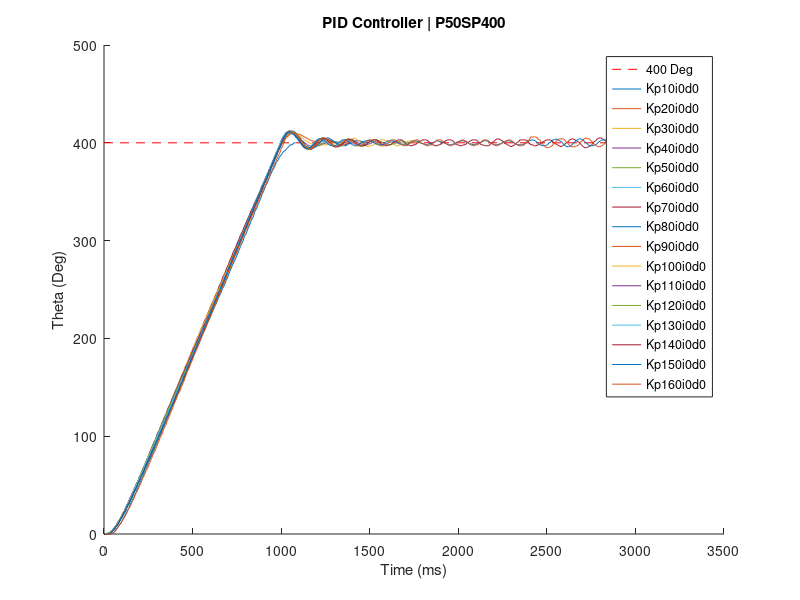

Source code (MATLAB):
figure(1);
hold on;
xlabel('Time (ms)');
ylabel('Theta (Deg)');
title('PID Controller | P50SP400');
plot([0 3000], [400 400], 'r--');
Kp10i0d0 = [23.0, 0; 39.0, 0; 49.0, 1; 59.0, 2; 69.0, 5; 79.0, 7; 89.0, 10; 99.0, 12; 109.0, 16; 119.0, 19; 129.0, 23; 139.0, 26; 149.0, 31; 159.0, 34; 169.0, 38; 179.0, 42; 189.0, 47; 199.0, 50; 209.0, 55; 219.0, 58; 229.0, 64; 239.0, 67; 249.0, 72; 259.0, 76; 269.0, 80; 279.0, 84; 289.0, 89; 299.0, 93; 309.0, 98; 319.0, 101; 329.0, 107; 339.0, 110; 349.0, 115; 359.0, 119; 369.0, 124; 379.0, 128; 389.0, 133; 399.0, 136; 409.0, 142; 419.0, 145; 429.0, 150; 439.0, 154; 449.0, 159; 459.0, 162; 469.0, 168; 479.0, 171; 489.0, 176; 499.0, 180; 509.0, 185; 519.0, 188; 529.0, 193; 539.0, 196; 549.0, 202; 559.0, 205; 569.0, 210; 579.0, 213; 589.0, 218; 599.0, 221; 609.0, 226; 619.0, 230; 629.0, 234; 639.0, 238; 649.0, 243; 659.0, 246; 669.0, 251; 679.0, 254; 689.0, 259; 699.0, 263; 709.0, 268; 728.0, 276; 741.0, 281; 762.0, 290; 772.0, 295; 782.0, 298; 792.0, 304; 802.0, 307; 812.0, 312; 822.0, 316; 832.0, 321; 842.0, 324; 852.0, 330; 862.0, 333; 872.0, 338; 882.0, 342; 892.0, 347; 902.0, 351; 912.0, 356; 922.0, 359; 932.0, 364; 942.0, 368; 952.0, 372; 962.0, 375; 972.0, 380; 982.0, 382; 992.0, 386; 1002.0, 388; 1012.0, 391; 1022.0, 392; 1032.0, 394; 1042.0, 396; 1052.0, 398; 1062.0, 398; 1072.0, 400; 1082.0, 400; ];
plot(Kp10i0d0(:,1),Kp10i0d0(:,2))
% y = max(Kp10i0d0(:,2));
% x = Kp10i0d0(find(Kp10i0d0(:,2) == max(y), 1, 'first'));
% text(x, y, 'Kp10i0d0');
% pause;

Kp20i0d0 = [10.0, 0; 20.0, 0; 30.0, 0; 40.0, 2; 50.0, 4; 60.0, 6; 70.0, 8; 80.0, 12; 90.0, 14; 100.0, 18; 110.0, 21; 120.0, 25; 130.0, 28; 140.0, 33; 150.0, 36; 160.0, 41; 170.0, 44; 180.0, 49; 190.0, 52; 200.0, 58; 210.0, 61; 220.0, 66; 230.0, 70; 240.0, 75; 250.0, 78; 260.0, 83; 270.0, 87; 280.0, 92; 290.0, 96; 300.0, 101; 310.0, 104; 320.0, 110; 330.0, 113; 340.0, 118; 350.0, 122; 360.0, 127; 370.0, 130; 380.0, 135; 390.0, 139; 400.0, 144; 410.0, 147; 420.0, 152; 430.0, 156; 440.0, 160; 450.0, 164; 460.0, 169; 470.0, 172; 480.0, 177; 490.0, 180; 500.0, 185; 510.0, 188; 520.0, 193; 530.0, 197; 540.0, 202; 550.0, 205; 560.0, 210; 570.0, 213; 580.0, 218; 590.0, 222; 600.0, 226; 610.0, 230; 620.0, 235; 630.0, 238; 640.0, 243; 650.0, 247; 660.0, 252; 670.0, 256; 680.0, 261; 690.0, 264; 700.0, 269; 710.0, 273; 720.0, 278; 730.0, 281; 740.0, 287; 750.0, 290; 760.0, 295; 770.0, 299; 780.0, 304; 790.0, 308; 800.0, 313; 810.0, 316; 820.0, 322; 830.0, 325; 840.0, 330; 850.0, 334; 860.0, 339; 870.0, 342; 880.0, 348; 890.0, 351; 900.0, 356; 910.0, 360; 920.0, 365; 930.0, 369; 940.0, 374; 950.0, 378; 960.0, 383; 970.0, 386; 980.0, 391; 990.0, 394; 1000.0, 398; 1010.0, 400; 1020.0, 404; 1032.0, 406; 1042.0, 407; 1052.0, 409; 1062.0, 409; 1072.0, 410; 1082.0, 410; 1092.0, 409; 1102.0, 409; 1112.0, 408; 1122.0, 407; 1132.0, 406; 1142.0, 405; 1152.0, 404; 1162.0, 403; 1172.0, 402; 1182.0, 402; 1192.0, 401; 1202.0, 401; 1212.0, 400; 1222.0, 400; ];
plot(Kp20i0d0(:,1),Kp20i0d0(:,2))
% y = max(Kp20i0d0(:,2));
% x = Kp20i0d0(find(Kp20i0d0(:,2) == max(y), 1, 'first'));
% text(x, y, 'Kp20i0d0');
% pause;

Kp30i0d0 = [10.0, 0; 20.0, 0; 30.0, 0; 40.0, 2; 50.0, 4; 60.0, 6; 70.0, 8; 80.0, 12; 90.0, 14; 100.0, 18; 110.0, 21; 120.0, 26; 130.0, 28; 140.0, 33; 150.0, 36; 160.0, 41; 170.0, 44; 180.0, 50; 190.0, 53; 200.0, 58; 210.0, 61; 220.0, 66; 230.0, 70; 240.0, 75; 250.0, 78; 260.0, 84; 270.0, 87; 280.0, 92; 290.0, 95; 300.0, 100; 310.0, 104; 320.0, 109; 330.0, 112; 340.0, 117; 350.0, 120; 360.0, 126; 370.0, 129; 380.0, 134; 390.0, 137; 400.0, 142; 410.0, 145; 420.0, 150; 430.0, 154; 440.0, 158; 450.0, 162; 460.0, 167; 470.0, 170; 480.0, 175; 490.0, 178; 501.0, 183; 511.0, 188; 521.0, 192; 531.0, 197; 541.0, 200; 551.0, 205; 561.0, 209; 571.0, 214; 581.0, 217; 591.0, 222; 601.0, 226; 611.0, 231; 621.0, 234; 631.0, 240; 641.0, 243; 651.0, 248; 661.0, 252; 671.0, 257; 681.0, 260; 691.0, 266; 701.0, 269; 711.0, 274; 721.0, 278; 731.0, 283; 741.0, 287; 751.0, 292; 761.0, 296; 771.0, 301; 781.0, 304; 791.0, 310; 801.0, 313; 811.0, 318; 821.0, 322; 831.0, 327; 841.0, 331; 851.0, 336; 861.0, 340; 871.0, 345; 881.0, 348; 891.0, 354; 901.0, 357; 911.0, 362; 921.0, 366; 931.0, 371; 941.0, 374; 951.0, 380; 961.0, 383; 971.0, 389; 981.0, 392; 991.0, 397; 1001.0, 400; 1011.0, 404; 1021.0, 406; 1031.0, 408; 1041.0, 410; 1051.0, 411; 1061.0, 411; 1071.0, 411; 1081.0, 410; 1091.0, 409; 1101.0, 408; 1111.0, 406; 1121.0, 405; 1131.0, 403; 1141.0, 402; 1151.0, 401; 1161.0, 400; 1171.0, 399; 1181.0, 398; 1191.0, 398; 1201.0, 398; 1211.0, 397; 1221.0, 397; 1231.0, 398; 1241.0, 398; 1251.0, 398; 1261.0, 398; 1271.0, 399; 1281.0, 399; 1291.0, 400; 1301.0, 400; ];
plot(Kp30i0d0(:,1),Kp30i0d0(:,2))
% y = max(Kp30i0d0(:,2));
% x = Kp30i0d0(find(Kp30i0d0(:,2) == max(y), 1, 'first'));
% text(x, y, 'Kp30i0d0');
% pause;

Kp40i0d0 = [10.0, 0; 20.0, 0; 30.0, 1; 40.0, 2; 50.0, 4; 60.0, 6; 70.0, 9; 80.0, 12; 90.0, 15; 100.0, 18; 110.0, 22; 120.0, 25; 130.0, 30; 140.0, 33; 150.0, 38; 160.0, 41; 170.0, 46; 180.0, 49; 190.0, 54; 200.0, 57; 210.0, 62; 220.0, 65; 230.0, 70; 240.0, 73; 250.0, 78; 260.0, 82; 270.0, 86; 280.0, 90; 290.0, 95; 300.0, 98; 310.0, 103; 320.0, 106; 330.0, 111; 340.0, 114; 350.0, 119; 360.0, 123; 370.0, 128; 380.0, 131; 390.0, 136; 400.0, 139; 410.0, 144; 420.0, 148; 430.0, 153; 440.0, 156; 450.0, 161; 460.0, 165; 470.0, 170; 480.0, 173; 490.0, 178; 500.0, 182; 510.0, 187; 520.0, 190; 530.0, 196; 540.0, 199; 550.0, 204; 560.0, 208; 570.0, 213; 580.0, 217; 590.0, 222; 600.0, 225; 610.0, 231; 620.0, 234; 630.0, 239; 640.0, 243; 650.0, 248; 660.0, 252; 670.0, 257; 680.0, 260; 690.0, 266; 700.0, 269; 710.0, 274; 720.0, 278; 730.0, 283; 740.0, 287; 750.0, 292; 760.0, 295; 770.0, 301; 780.0, 304; 790.0, 310; 800.0, 313; 810.0, 318; 820.0, 322; 830.0, 327; 840.0, 331; 850.0, 336; 860.0, 340; 870.0, 345; 880.0, 348; 890.0, 354; 900.0, 357; 910.0, 362; 920.0, 366; 930.0, 371; 940.0, 375; 950.0, 380; 960.0, 383; 970.0, 389; 980.0, 392; 990.0, 397; 1000.0, 400; 1011.0, 404; 1021.0, 407; 1031.0, 409; 1041.0, 410; 1051.0, 411; 1061.0, 411; 1071.0, 410; 1081.0, 409; 1091.0, 407; 1101.0, 405; 1111.0, 403; 1121.0, 402; 1131.0, 400; 1141.0, 399; 1151.0, 397; 1161.0, 397; 1171.0, 396; 1181.0, 396; 1191.0, 396; 1201.0, 397; 1211.0, 397; 1221.0, 398; 1231.0, 399; 1241.0, 399; 1251.0, 400; 1261.0, 400; ];
plot(Kp40i0d0(:,1),Kp40i0d0(:,2))
% y = max(Kp40i0d0(:,2));
% x = Kp40i0d0(find(Kp40i0d0(:,2) == max(y), 1, 'first'));
% text(x, y, 'Kp40i0d0');
% pause;

Kp50i0d0 = [13.0, 0; 23.0, 0; 33.0, 1; 43.0, 2; 53.0, 4; 63.0, 6; 73.0, 9; 83.0, 11; 93.0, 15; 103.0, 17; 113.0, 21; 123.0, 24; 133.0, 29; 143.0, 31; 153.0, 36; 163.0, 39; 173.0, 44; 183.0, 47; 193.0, 51; 203.0, 55; 213.0, 59; 223.0, 63; 233.0, 67; 243.0, 71; 253.0, 76; 263.0, 79; 273.0, 84; 283.0, 87; 293.0, 92; 303.0, 95; 313.0, 100; 330.0, 107; 340.0, 112; 350.0, 115; 360.0, 120; 370.0, 124; 380.0, 129; 390.0, 132; 400.0, 137; 410.0, 141; 420.0, 146; 430.0, 149; 440.0, 155; 450.0, 158; 460.0, 163; 470.0, 167; 480.0, 172; 490.0, 176; 500.0, 181; 510.0, 184; 520.0, 190; 530.0, 193; 540.0, 199; 550.0, 202; 560.0, 207; 573.0, 213; 583.0, 216; 593.0, 221; 603.0, 225; 613.0, 230; 623.0, 233; 633.0, 239; 643.0, 242; 653.0, 248; 663.0, 251; 673.0, 256; 683.0, 260; 693.0, 265; 703.0, 269; 713.0, 274; 723.0, 277; 733.0, 283; 743.0, 286; 753.0, 291; 763.0, 295; 773.0, 300; 783.0, 304; 793.0, 309; 803.0, 313; 813.0, 318; 823.0, 321; 833.0, 327; 843.0, 330; 853.0, 336; 863.0, 339; 873.0, 344; 883.0, 348; 893.0, 353; 903.0, 357; 913.0, 362; 923.0, 365; 933.0, 370; 943.0, 374; 953.0, 379; 963.0, 382; 973.0, 387; 983.0, 391; 993.0, 396; 1003.0, 399; 1013.0, 403; 1023.0, 406; 1033.0, 408; 1043.0, 409; 1055.0, 410; 1065.0, 410; 1075.0, 409; 1085.0, 407; 1095.0, 405; 1105.0, 403; 1115.0, 401; 1125.0, 399; 1135.0, 397; 1145.0, 396; 1155.0, 396; 1165.0, 395; 1175.0, 395; 1185.0, 396; 1195.0, 397; 1205.0, 397; 1215.0, 398; 1225.0, 399; 1235.0, 400; 1245.0, 401; 1255.0, 401; 1265.0, 402; 1275.0, 402; 1285.0, 402; 1295.0, 402; 1305.0, 401; 1315.0, 401; 1325.0, 401; 1335.0, 401; 1345.0, 400; 1355.0, 400; ];
plot(Kp50i0d0(:,1),Kp50i0d0(:,2))
% y = max(Kp50i0d0(:,2));
% x = Kp50i0d0(find(Kp50i0d0(:,2) == max(y), 1, 'first'));
% text(x, y, 'Kp50i0d0');
% pause;

Kp60i0d0 = [10.0, 0; 20.0, 0; 30.0, 1; 40.0, 2; 50.0, 4; 60.0, 7; 70.0, 9; 80.0, 12; 90.0, 14; 100.0, 18; 110.0, 21; 120.0, 25; 130.0, 28; 140.0, 33; 150.0, 35; 160.0, 40; 170.0, 43; 180.0, 48; 190.0, 51; 200.0, 56; 210.0, 59; 220.0, 64; 230.0, 67; 240.0, 73; 250.0, 76; 260.0, 81; 270.0, 84; 280.0, 89; 290.0, 93; 300.0, 98; 310.0, 101; 320.0, 107; 330.0, 110; 340.0, 115; 350.0, 119; 360.0, 124; 370.0, 127; 380.0, 133; 390.0, 136; 400.0, 141; 410.0, 145; 420.0, 150; 430.0, 154; 440.0, 159; 450.0, 163; 460.0, 168; 470.0, 171; 480.0, 177; 490.0, 180; 500.0, 185; 510.0, 189; 520.0, 194; 530.0, 198; 540.0, 203; 550.0, 206; 560.0, 212; 570.0, 215; 580.0, 220; 590.0, 224; 600.0, 229; 610.0, 233; 620.0, 238; 630.0, 242; 640.0, 247; 650.0, 250; 660.0, 256; 670.0, 259; 680.0, 264; 690.0, 268; 700.0, 273; 710.0, 277; 720.0, 282; 730.0, 285; 740.0, 291; 750.0, 294; 760.0, 300; 770.0, 303; 780.0, 308; 790.0, 312; 800.0, 317; 810.0, 321; 820.0, 326; 830.0, 329; 840.0, 334; 850.0, 338; 860.0, 343; 870.0, 346; 880.0, 351; 890.0, 355; 900.0, 360; 910.0, 363; 920.0, 368; 930.0, 371; 940.0, 376; 950.0, 379; 960.0, 384; 970.0, 388; 980.0, 393; 990.0, 396; 1000.0, 401; 1010.0, 403; 1020.0, 407; 1030.0, 408; 1040.0, 410; 1050.0, 410; 1060.0, 409; 1070.0, 408; 1080.0, 406; 1090.0, 404; 1100.0, 402; 1110.0, 400; 1120.0, 398; 1130.0, 397; 1140.0, 396; 1150.0, 395; 1160.0, 395; 1170.0, 395; 1180.0, 397; 1190.0, 397; 1200.0, 399; 1210.0, 399; 1220.0, 401; 1230.0, 401; 1240.0, 402; 1250.0, 402; 1260.0, 402; 1270.0, 402; 1280.0, 401; 1290.0, 401; 1300.0, 401; 1310.0, 401; 1320.0, 400; 1330.0, 400; ];
plot(Kp60i0d0(:,1),Kp60i0d0(:,2))
% y = max(Kp60i0d0(:,2));
% x = Kp60i0d0(find(Kp60i0d0(:,2) == max(y), 1, 'first'));
% text(x, y, 'Kp60i0d0');
% pause;

Kp70i0d0 = [10.0, 0; 20.0, 0; 30.0, 1; 40.0, 2; 50.0, 4; 60.0, 6; 70.0, 9; 80.0, 12; 90.0, 15; 100.0, 18; 110.0, 22; 120.0, 25; 130.0, 29; 140.0, 32; 150.0, 37; 160.0, 40; 170.0, 45; 180.0, 48; 190.0, 53; 200.0, 56; 210.0, 62; 220.0, 65; 230.0, 70; 240.0, 73; 250.0, 78; 260.0, 82; 270.0, 87; 280.0, 91; 290.0, 96; 300.0, 99; 310.0, 104; 320.0, 108; 330.0, 113; 340.0, 117; 350.0, 122; 360.0, 126; 370.0, 131; 380.0, 134; 390.0, 140; 400.0, 143; 410.0, 148; 420.0, 152; 430.0, 157; 440.0, 160; 450.0, 166; 460.0, 169; 470.0, 175; 480.0, 178; 490.0, 183; 501.0, 187; 511.0, 192; 521.0, 196; 531.0, 201; 541.0, 205; 551.0, 210; 561.0, 213; 571.0, 219; 581.0, 222; 591.0, 227; 601.0, 231; 611.0, 236; 621.0, 240; 631.0, 245; 641.0, 248; 651.0, 254; 661.0, 257; 671.0, 263; 681.0, 266; 691.0, 271; 701.0, 275; 711.0, 280; 721.0, 284; 731.0, 289; 741.0, 292; 751.0, 297; 761.0, 301; 771.0, 306; 781.0, 309; 791.0, 314; 801.0, 318; 811.0, 322; 821.0, 326; 831.0, 331; 841.0, 334; 851.0, 339; 861.0, 342; 871.0, 347; 881.0, 350; 891.0, 356; 901.0, 359; 911.0, 364; 921.0, 367; 931.0, 372; 941.0, 375; 951.0, 380; 961.0, 384; 971.0, 389; 981.0, 392; 991.0, 397; 1001.0, 401; 1011.0, 405; 1021.0, 408; 1031.0, 410; 1041.0, 411; 1051.0, 411; 1061.0, 410; 1071.0, 409; 1081.0, 408; 1091.0, 405; 1101.0, 403; 1111.0, 400; 1121.0, 398; 1131.0, 396; 1141.0, 395; 1151.0, 394; 1161.0, 394; 1171.0, 394; 1181.0, 395; 1191.0, 397; 1201.0, 398; 1211.0, 400; 1221.0, 401; 1231.0, 403; 1241.0, 403; 1251.0, 404; 1261.0, 404; 1271.0, 403; 1281.0, 402; 1291.0, 401; 1301.0, 401; 1311.0, 400; 1321.0, 399; 1331.0, 398; 1341.0, 398; 1351.0, 398; 1361.0, 398; 1371.0, 399; 1381.0, 399; 1391.0, 400; 1401.0, 400; ];
plot(Kp70i0d0(:,1),Kp70i0d0(:,2))
% y = max(Kp70i0d0(:,2));
% x = Kp70i0d0(find(Kp70i0d0(:,2) == max(y), 1, 'first'));
% text(x, y, 'Kp70i0d0');
% pause;

Kp80i0d0 = [15.0, 0; 25.0, 1; 35.0, 1; 45.0, 3; 55.0, 4; 65.0, 7; 75.0, 9; 85.0, 12; 95.0, 15; 105.0, 19; 115.0, 21; 125.0, 26; 135.0, 29; 145.0, 33; 155.0, 36; 165.0, 41; 175.0, 45; 185.0, 49; 195.0, 53; 205.0, 58; 215.0, 61; 225.0, 66; 235.0, 70; 245.0, 75; 265.0, 83; 275.0, 87; 285.0, 92; 295.0, 96; 305.0, 101; 315.0, 104; 325.0, 109; 335.0, 113; 345.0, 118; 355.0, 122; 365.0, 127; 375.0, 131; 385.0, 136; 395.0, 139; 405.0, 145; 415.0, 148; 425.0, 153; 435.0, 157; 445.0, 162; 455.0, 166; 465.0, 171; 475.0, 175; 485.0, 180; 495.0, 183; 505.0, 188; 515.0, 192; 525.0, 197; 535.0, 201; 545.0, 206; 555.0, 209; 565.0, 215; 575.0, 218; 585.0, 223; 595.0, 227; 605.0, 232; 615.0, 236; 625.0, 241; 635.0, 244; 645.0, 249; 655.0, 253; 665.0, 258; 675.0, 261; 685.0, 266; 695.0, 270; 705.0, 275; 715.0, 278; 725.0, 283; 735.0, 286; 745.0, 291; 755.0, 295; 765.0, 299; 775.0, 303; 785.0, 308; 795.0, 311; 805.0, 316; 815.0, 319; 825.0, 324; 835.0, 327; 845.0, 333; 855.0, 336; 865.0, 341; 875.0, 344; 885.0, 349; 895.0, 353; 905.0, 358; 915.0, 361; 925.0, 366; 935.0, 369; 945.0, 375; 955.0, 378; 965.0, 383; 975.0, 387; 985.0, 392; 995.0, 395; 1005.0, 401; 1015.0, 404; 1027.0, 408; 1037.0, 411; 1047.0, 412; 1057.0, 412; 1067.0, 412; 1077.0, 411; 1087.0, 409; 1097.0, 407; 1107.0, 405; 1117.0, 402; 1127.0, 400; 1137.0, 397; 1147.0, 395; 1157.0, 394; 1167.0, 393; 1177.0, 394; 1187.0, 395; 1197.0, 396; 1207.0, 398; 1217.0, 400; 1227.0, 402; 1237.0, 403; 1247.0, 404; 1257.0, 405; 1267.0, 405; 1277.0, 404; 1287.0, 403; 1297.0, 401; 1307.0, 400; 1317.0, 399; 1327.0, 398; 1337.0, 397; 1347.0, 397; 1357.0, 397; 1367.0, 397; 1377.0, 399; 1387.0, 399; 1397.0, 400; 1407.0, 401; 1417.0, 402; 1427.0, 402; 1437.0, 402; 1447.0, 402; 1457.0, 401; 1467.0, 401; 1477.0, 400; 1487.0, 400; ];
plot(Kp80i0d0(:,1),Kp80i0d0(:,2))
% y = max(Kp80i0d0(:,2));
% x = Kp80i0d0(find(Kp80i0d0(:,2) == max(y), 1, 'first'));
% text(x, y, 'Kp80i0d0');
% pause;

Kp90i0d0 = [10.0, 0; 20.0, 0; 30.0, 0; 40.0, 2; 50.0, 4; 60.0, 6; 70.0, 9; 80.0, 12; 90.0, 14; 100.0, 19; 110.0, 21; 120.0, 26; 130.0, 29; 140.0, 33; 150.0, 36; 160.0, 41; 170.0, 45; 180.0, 50; 190.0, 53; 200.0, 58; 210.0, 62; 220.0, 67; 230.0, 70; 240.0, 75; 250.0, 79; 260.0, 84; 270.0, 88; 280.0, 92; 290.0, 96; 300.0, 101; 310.0, 105; 320.0, 110; 330.0, 114; 340.0, 119; 350.0, 122; 360.0, 128; 370.0, 131; 380.0, 136; 390.0, 140; 400.0, 145; 410.0, 149; 420.0, 154; 430.0, 158; 440.0, 163; 450.0, 166; 460.0, 172; 470.0, 175; 480.0, 180; 490.0, 184; 504.0, 191; 514.0, 194; 524.0, 200; 534.0, 203; 544.0, 208; 554.0, 212; 564.0, 217; 574.0, 220; 584.0, 225; 594.0, 229; 604.0, 234; 614.0, 237; 624.0, 242; 634.0, 245; 644.0, 250; 654.0, 254; 664.0, 258; 674.0, 262; 684.0, 267; 694.0, 270; 704.0, 275; 714.0, 278; 724.0, 283; 734.0, 286; 744.0, 292; 754.0, 295; 764.0, 300; 774.0, 303; 784.0, 308; 794.0, 312; 804.0, 317; 814.0, 320; 824.0, 325; 834.0, 328; 844.0, 334; 854.0, 337; 864.0, 342; 874.0, 346; 884.0, 351; 894.0, 354; 904.0, 360; 914.0, 363; 924.0, 368; 934.0, 372; 944.0, 377; 954.0, 381; 964.0, 386; 974.0, 389; 984.0, 394; 994.0, 398; 1004.0, 403; 1014.0, 406; 1024.0, 410; 1034.0, 411; 1044.0, 412; 1054.0, 412; 1064.0, 411; 1074.0, 410; 1084.0, 408; 1094.0, 406; 1104.0, 403; 1114.0, 400; 1124.0, 397; 1134.0, 396; 1144.0, 394; 1154.0, 393; 1164.0, 394; 1174.0, 394; 1184.0, 396; 1194.0, 398; 1204.0, 400; 1214.0, 402; 1224.0, 404; 1234.0, 404; 1244.0, 405; 1254.0, 404; 1264.0, 403; 1274.0, 402; 1284.0, 400; 1294.0, 400; ];
plot(Kp90i0d0(:,1),Kp90i0d0(:,2))
% y = max(Kp90i0d0(:,2));
% x = Kp90i0d0(find(Kp90i0d0(:,2) == max(y), 1, 'first'));
% text(x, y, 'Kp90i0d0');
% pause;

Kp100i0d0 = [10.0, 0; 20.0, 0; 30.0, 1; 40.0, 2; 50.0, 5; 60.0, 6; 70.0, 9; 80.0, 12; 90.0, 15; 100.0, 18; 110.0, 22; 120.0, 25; 130.0, 30; 140.0, 33; 150.0, 38; 160.0, 41; 170.0, 46; 180.0, 49; 190.0, 54; 200.0, 57; 210.0, 63; 220.0, 66; 230.0, 71; 240.0, 75; 250.0, 80; 260.0, 83; 270.0, 89; 280.0, 92; 290.0, 97; 300.0, 101; 310.0, 106; 320.0, 109; 330.0, 115; 340.0, 118; 350.0, 123; 360.0, 127; 370.0, 132; 380.0, 136; 390.0, 141; 400.0, 145; 410.0, 150; 420.0, 153; 430.0, 159; 440.0, 162; 450.0, 167; 460.0, 171; 470.0, 176; 480.0, 179; 490.0, 185; 500.0, 188; 510.0, 193; 522.0, 198; 532.0, 202; 542.0, 207; 552.0, 210; 562.0, 215; 572.0, 218; 582.0, 223; 592.0, 227; 602.0, 231; 612.0, 235; 622.0, 240; 632.0, 243; 642.0, 248; 652.0, 251; 662.0, 256; 672.0, 260; 682.0, 265; 692.0, 268; 702.0, 273; 712.0, 277; 722.0, 281; 732.0, 285; 742.0, 290; 752.0, 293; 762.0, 298; 772.0, 302; 782.0, 307; 792.0, 311; 802.0, 316; 812.0, 319; 822.0, 325; 832.0, 328; 842.0, 333; 852.0, 337; 862.0, 342; 872.0, 345; 882.0, 351; 892.0, 354; 902.0, 359; 912.0, 363; 922.0, 368; 932.0, 371; 942.0, 377; 952.0, 380; 962.0, 386; 972.0, 389; 982.0, 394; 992.0, 398; 1002.0, 403; 1012.0, 406; 1022.0, 409; 1036.0, 411; 1052.0, 411; 1062.0, 411; 1072.0, 410; 1082.0, 408; 1092.0, 406; 1102.0, 403; 1112.0, 401; 1122.0, 398; 1132.0, 396; 1142.0, 394; 1152.0, 394; 1162.0, 394; 1172.0, 395; 1182.0, 396; 1192.0, 398; 1202.0, 400; 1212.0, 402; 1222.0, 403; 1232.0, 404; 1242.0, 405; 1252.0, 404; 1262.0, 403; 1272.0, 402; 1282.0, 400; 1293.0, 399; 1303.0, 397; 1313.0, 397; 1323.0, 397; 1333.0, 397; 1343.0, 397; 1353.0, 398; 1363.0, 400; 1381.0, 402; 1391.0, 403; 1401.0, 404; 1411.0, 405; 1421.0, 404; 1431.0, 403; 1441.0, 402; 1451.0, 400; 1461.0, 399; 1471.0, 397; 1481.0, 397; 1491.0, 396; 1501.0, 397; 1511.0, 397; 1521.0, 398; 1531.0, 399; 1541.0, 401; 1551.0, 402; 1561.0, 403; 1571.0, 403; 1581.0, 403; 1591.0, 402; 1601.0, 402; 1611.0, 401; 1621.0, 400; 1631.0, 399; 1641.0, 398; 1651.0, 397; 1661.0, 397; 1671.0, 398; 1681.0, 399; 1691.0, 399; 1701.0, 400; 1711.0, 401; 1721.0, 402; 1731.0, 402; 1741.0, 402; 1751.0, 401; 1761.0, 401; 1771.0, 400; 1781.0, 400; ];
plot(Kp100i0d0(:,1),Kp100i0d0(:,2))
% y = max(Kp100i0d0(:,2));
% x = Kp100i0d0(find(Kp100i0d0(:,2) == max(y), 1, 'first'));
% text(x, y, 'Kp100i0d0');
% pause;

Kp110i0d0 = [11.0, 0; 21.0, 0; 31.0, 1; 42.0, 3; 52.0, 5; 62.0, 7; 72.0, 9; 82.0, 13; 92.0, 15; 102.0, 19; 112.0, 22; 122.0, 27; 132.0, 30; 142.0, 35; 152.0, 38; 162.0, 43; 172.0, 46; 182.0, 51; 192.0, 54; 202.0, 59; 212.0, 63; 222.0, 68; 232.0, 71; 242.0, 76; 252.0, 80; 262.0, 85; 272.0, 89; 282.0, 94; 292.0, 97; 302.0, 103; 312.0, 106; 322.0, 111; 332.0, 115; 342.0, 120; 352.0, 123; 362.0, 129; 372.0, 132; 382.0, 137; 392.0, 141; 402.0, 146; 412.0, 149; 422.0, 154; 432.0, 158; 442.0, 163; 452.0, 166; 462.0, 171; 472.0, 174; 482.0, 179; 492.0, 183; 502.0, 188; 512.0, 191; 522.0, 196; 532.0, 199; 542.0, 204; 552.0, 207; 563.0, 212; 573.0, 216; 583.0, 221; 593.0, 224; 603.0, 229; 613.0, 232; 623.0, 237; 633.0, 241; 643.0, 246; 653.0, 249; 663.0, 254; 673.0, 258; 683.0, 263; 693.0, 266; 703.0, 271; 713.0, 275; 723.0, 280; 733.0, 284; 743.0, 289; 753.0, 292; 763.0, 298; 773.0, 301; 783.0, 306; 793.0, 310; 803.0, 315; 813.0, 319; 823.0, 324; 833.0, 327; 843.0, 333; 854.0, 338; 864.0, 341; 874.0, 347; 884.0, 350; 894.0, 355; 904.0, 359; 914.0, 364; 924.0, 368; 934.0, 373; 944.0, 377; 954.0, 382; 964.0, 385; 974.0, 391; 984.0, 394; 994.0, 399; 1004.0, 403; 1014.0, 407; 1024.0, 409; 1034.0, 411; 1044.0, 412; 1054.0, 411; 1064.0, 411; 1074.0, 409; 1084.0, 407; 1094.0, 404; 1104.0, 402; 1114.0, 399; 1124.0, 397; 1134.0, 395; 1144.0, 394; 1154.0, 394; 1164.0, 394; 1174.0, 396; 1184.0, 397; 1194.0, 399; 1204.0, 401; 1214.0, 403; 1224.0, 404; 1234.0, 405; 1244.0, 405; 1254.0, 404; 1264.0, 403; 1274.0, 401; 1284.0, 399; 1294.0, 397; 1305.0, 396; 1315.0, 396; 1325.0, 396; 1335.0, 397; 1345.0, 398; 1355.0, 400; 1365.0, 401; 1375.0, 403; 1385.0, 403; 1395.0, 403; 1405.0, 403; 1415.0, 402; 1425.0, 401; 1435.0, 400; 1445.0, 399; 1455.0, 398; 1465.0, 398; 1475.0, 398; 1485.0, 398; 1495.0, 399; 1505.0, 399; 1515.0, 401; 1525.0, 401; 1535.0, 402; 1545.0, 402; 1555.0, 401; 1565.0, 401; 1575.0, 400; 1585.0, 400; ];
plot(Kp110i0d0(:,1),Kp110i0d0(:,2))
% y = max(Kp110i0d0(:,2));
% x = Kp110i0d0(find(Kp110i0d0(:,2) == max(y), 1, 'first'));
% text(x, y, 'Kp110i0d0');
% pause;

Kp120i0d0 = [10.0, 0; 20.0, 1; 30.0, 1; 40.0, 3; 50.0, 4; 60.0, 7; 70.0, 9; 80.0, 13; 90.0, 15; 100.0, 19; 110.0, 22; 120.0, 26; 130.0, 29; 140.0, 34; 150.0, 37; 160.0, 42; 170.0, 45; 180.0, 50; 190.0, 53; 200.0, 59; 210.0, 62; 220.0, 67; 230.0, 71; 240.0, 76; 250.0, 79; 260.0, 84; 270.0, 88; 280.0, 93; 290.0, 96; 300.0, 101; 310.0, 105; 320.0, 110; 330.0, 113; 340.0, 118; 350.0, 122; 360.0, 127; 370.0, 130; 380.0, 135; 390.0, 138; 400.0, 143; 410.0, 147; 420.0, 151; 430.0, 155; 440.0, 160; 450.0, 163; 460.0, 168; 470.0, 171; 480.0, 176; 490.0, 179; 501.0, 185; 511.0, 188; 521.0, 193; 531.0, 196; 541.0, 201; 551.0, 205; 561.0, 209; 571.0, 213; 581.0, 218; 591.0, 221; 601.0, 227; 611.0, 230; 621.0, 235; 631.0, 239; 641.0, 244; 651.0, 247; 661.0, 253; 671.0, 256; 681.0, 261; 691.0, 265; 701.0, 270; 711.0, 273; 721.0, 279; 731.0, 282; 741.0, 287; 751.0, 291; 761.0, 296; 771.0, 300; 781.0, 305; 791.0, 309; 801.0, 314; 811.0, 317; 821.0, 323; 831.0, 326; 841.0, 331; 851.0, 335; 861.0, 340; 871.0, 344; 881.0, 349; 891.0, 353; 901.0, 358; 911.0, 361; 921.0, 367; 931.0, 370; 941.0, 375; 951.0, 379; 961.0, 384; 971.0, 388; 981.0, 393; 991.0, 397; 1001.0, 402; 1011.0, 405; 1021.0, 409; 1031.0, 410; 1041.0, 412; 1051.0, 412; 1061.0, 411; 1071.0, 410; 1081.0, 408; 1091.0, 406; 1101.0, 403; 1111.0, 401; 1121.0, 398; 1131.0, 396; 1141.0, 394; 1151.0, 393; 1161.0, 394; 1171.0, 395; 1181.0, 396; 1191.0, 398; 1201.0, 401; 1211.0, 402; 1221.0, 404; 1231.0, 405; 1241.0, 405; 1251.0, 404; 1261.0, 403; 1271.0, 401; 1281.0, 399; 1291.0, 398; 1301.0, 396; 1311.0, 396; 1321.0, 396; 1342.0, 399; 1352.0, 401; 1362.0, 402; 1372.0, 404; 1382.0, 404; 1392.0, 404; 1402.0, 403; 1412.0, 401; 1422.0, 400; 1432.0, 398; 1442.0, 397; 1452.0, 396; 1462.0, 397; 1472.0, 397; 1482.0, 398; 1492.0, 400; 1502.0, 401; 1512.0, 402; 1522.0, 403; 1532.0, 403; 1542.0, 403; 1552.0, 402; 1562.0, 401; 1572.0, 400; 1582.0, 399; 1592.0, 398; 1602.0, 398; 1612.0, 398; 1622.0, 398; 1632.0, 399; 1642.0, 399; 1652.0, 401; 1662.0, 401; 1672.0, 402; 1682.0, 402; 1692.0, 401; 1702.0, 401; 1712.0, 400; 1722.0, 400; ];
plot(Kp120i0d0(:,1),Kp120i0d0(:,2))
% y = max(Kp120i0d0(:,2));
% x = Kp120i0d0(find(Kp120i0d0(:,2) == max(y), 1, 'first'));
% text(x, y, 'Kp120i0d0');
% pause;

Kp130i0d0 = [10.0, 0; 20.0, 0; 30.0, 1; 40.0, 2; 50.0, 5; 60.0, 6; 70.0, 9; 80.0, 12; 90.0, 15; 100.0, 18; 110.0, 22; 120.0, 25; 130.0, 30; 140.0, 33; 150.0, 37; 160.0, 41; 170.0, 46; 180.0, 49; 190.0, 54; 200.0, 57; 210.0, 62; 220.0, 65; 230.0, 71; 240.0, 74; 250.0, 79; 260.0, 82; 270.0, 87; 280.0, 90; 290.0, 95; 300.0, 99; 310.0, 104; 320.0, 107; 330.0, 112; 340.0, 115; 350.0, 120; 360.0, 123; 370.0, 129; 380.0, 132; 390.0, 137; 400.0, 140; 410.0, 145; 420.0, 149; 430.0, 154; 440.0, 157; 450.0, 162; 460.0, 165; 470.0, 171; 480.0, 174; 490.0, 179; 501.0, 184; 511.0, 188; 521.0, 193; 531.0, 196; 541.0, 201; 551.0, 205; 561.0, 210; 571.0, 213; 581.0, 219; 591.0, 222; 601.0, 227; 611.0, 231; 621.0, 236; 631.0, 240; 641.0, 245; 651.0, 249; 661.0, 254; 671.0, 257; 681.0, 263; 691.0, 266; 701.0, 271; 711.0, 275; 721.0, 280; 731.0, 283; 741.0, 289; 751.0, 292; 761.0, 298; 771.0, 301; 781.0, 306; 791.0, 310; 801.0, 315; 811.0, 319; 821.0, 324; 831.0, 327; 841.0, 333; 851.0, 336; 861.0, 341; 871.0, 345; 881.0, 350; 891.0, 354; 901.0, 359; 911.0, 363; 921.0, 368; 931.0, 371; 941.0, 377; 951.0, 380; 961.0, 386; 971.0, 389; 981.0, 394; 991.0, 398; 1001.0, 403; 1011.0, 406; 1021.0, 409; 1031.0, 411; 1041.0, 411; 1051.0, 411; 1061.0, 410; 1071.0, 409; 1081.0, 406; 1091.0, 404; 1101.0, 401; 1111.0, 399; 1121.0, 396; 1131.0, 395; 1141.0, 394; 1151.0, 394; 1161.0, 395; 1171.0, 397; 1181.0, 399; 1191.0, 401; 1201.0, 403; 1211.0, 404; 1221.0, 404; 1231.0, 404; 1241.0, 403; 1251.0, 401; 1261.0, 399; 1271.0, 398; 1281.0, 397; 1291.0, 397; 1301.0, 397; 1311.0, 397; 1321.0, 399; 1331.0, 400; 1341.0, 402; 1351.0, 402; 1361.0, 403; 1371.0, 403; 1381.0, 402; 1391.0, 401; 1401.0, 400; 1411.0, 399; 1421.0, 398; 1431.0, 398; 1441.0, 398; 1451.0, 398; 1461.0, 399; 1471.0, 400; 1481.0, 401; 1491.0, 402; 1501.0, 402; 1511.0, 402; 1521.0, 401; 1531.0, 401; 1541.0, 400; 1551.0, 399; 1561.0, 399; 1571.0, 398; 1581.0, 399; 1591.0, 399; 1601.0, 399; 1611.0, 400; 1621.0, 401; 1631.0, 401; 1641.0, 401; 1651.0, 401; 1661.0, 401; 1671.0, 401; 1681.0, 400; 1691.0, 400; ];
plot(Kp130i0d0(:,1),Kp130i0d0(:,2))
% y = max(Kp130i0d0(:,2));
% x = Kp130i0d0(find(Kp130i0d0(:,2) == max(y), 1, 'first'));
% text(x, y, 'Kp130i0d0');
% pause;

Kp140i0d0 = [11.0, 0; 21.0, 0; 31.0, 0; 42.0, 2; 52.0, 4; 62.0, 6; 72.0, 9; 82.0, 11; 92.0, 15; 102.0, 18; 112.0, 22; 122.0, 24; 132.0, 29; 142.0, 32; 152.0, 36; 162.0, 40; 172.0, 44; 182.0, 47; 192.0, 52; 202.0, 55; 212.0, 60; 222.0, 63; 232.0, 68; 242.0, 72; 252.0, 76; 262.0, 80; 272.0, 85; 282.0, 88; 292.0, 93; 302.0, 96; 312.0, 101; 322.0, 104; 332.0, 109; 342.0, 113; 352.0, 118; 362.0, 121; 372.0, 126; 382.0, 130; 392.0, 134; 402.0, 138; 412.0, 143; 422.0, 146; 432.0, 152; 442.0, 155; 452.0, 160; 462.0, 164; 472.0, 169; 482.0, 172; 492.0, 178; 502.0, 181; 512.0, 186; 522.0, 190; 532.0, 195; 542.0, 198; 552.0, 204; 562.0, 207; 572.0, 212; 582.0, 216; 592.0, 221; 602.0, 225; 612.0, 230; 622.0, 234; 632.0, 239; 642.0, 242; 652.0, 248; 662.0, 251; 672.0, 256; 682.0, 260; 692.0, 265; 702.0, 269; 712.0, 274; 722.0, 278; 732.0, 283; 742.0, 286; 752.0, 292; 762.0, 295; 772.0, 300; 782.0, 304; 792.0, 309; 802.0, 313; 812.0, 318; 822.0, 322; 832.0, 327; 842.0, 330; 852.0, 336; 862.0, 339; 872.0, 344; 882.0, 348; 892.0, 353; 902.0, 357; 912.0, 362; 922.0, 365; 932.0, 371; 942.0, 374; 952.0, 379; 962.0, 383; 972.0, 388; 982.0, 391; 992.0, 396; 1002.0, 400; 1012.0, 405; 1022.0, 407; 1032.0, 410; 1042.0, 411; 1052.0, 411; 1062.0, 410; 1072.0, 409; 1082.0, 407; 1092.0, 405; 1102.0, 403; 1112.0, 400; 1122.0, 397; 1132.0, 395; 1142.0, 394; 1152.0, 394; 1162.0, 394; 1172.0, 395; 1182.0, 396; 1192.0, 399; 1202.0, 401; 1212.0, 403; 1222.0, 404; 1232.0, 405; 1248.0, 404; 1258.0, 403; 1268.0, 401; 1278.0, 400; 1288.0, 398; 1298.0, 396; 1308.0, 396; 1318.0, 396; 1328.0, 397; 1338.0, 398; 1348.0, 400; 1358.0, 402; 1368.0, 403; 1378.0, 404; 1388.0, 403; 1398.0, 403; 1408.0, 402; 1418.0, 400; 1428.0, 399; 1438.0, 398; 1448.0, 397; 1458.0, 397; 1468.0, 397; 1478.0, 398; 1488.0, 400; 1498.0, 401; 1508.0, 402; 1518.0, 403; 1528.0, 403; 1538.0, 403; 1548.0, 402; 1559.0, 400; 1569.0, 398; 1579.0, 398; 1589.0, 397; 1599.0, 397; 1609.0, 398; 1619.0, 398; 1629.0, 400; 1639.0, 401; 1649.0, 402; 1659.0, 403; 1669.0, 403; 1679.0, 403; 1689.0, 402; 1699.0, 400; 1709.0, 398; 1719.0, 398; 1729.0, 397; 1739.0, 397; 1749.0, 398; 1759.0, 398; 1769.0, 400; 1779.0, 401; 1789.0, 402; 1799.0, 403; 1809.0, 403; 1819.0, 403; 1829.0, 402; 1839.0, 400; 1849.0, 398; 1859.0, 398; 1869.0, 397; 1879.0, 397; 1889.0, 398; 1899.0, 398; 1909.0, 400; 1919.0, 401; 1929.0, 402; 1939.0, 403; 1949.0, 403; 1959.0, 403; 1969.0, 402; 1979.0, 400; 1989.0, 398; 1999.0, 398; 2009.0, 397; 2019.0, 397; 2029.0, 398; 2039.0, 398; 2049.0, 400; 2059.0, 401; 2069.0, 402; 2079.0, 403; 2089.0, 403; 2099.0, 403; 2109.0, 402; 2119.0, 400; 2129.0, 398; 2139.0, 398; 2149.0, 397; 2159.0, 397; 2169.0, 397; 2179.0, 398; 2189.0, 400; 2199.0, 401; 2209.0, 403; 2219.0, 404; 2229.0, 404; 2239.0, 403; 2249.0, 402; 2259.0, 400; 2269.0, 399; 2279.0, 398; 2289.0, 397; 2299.0, 396; 2309.0, 397; 2319.0, 398; 2329.0, 400; 2339.0, 401; 2349.0, 403; 2359.0, 403; 2369.0, 403; 2379.0, 403; 2389.0, 402; 2399.0, 400; 2409.0, 398; 2419.0, 398; 2429.0, 397; 2439.0, 397; 2449.0, 398; 2459.0, 398; 2469.0, 400; 2479.0, 401; 2489.0, 402; 2499.0, 403; 2509.0, 403; 2519.0, 403; 2529.0, 402; 2539.0, 400; 2549.0, 399; 2559.0, 398; 2569.0, 397; 2579.0, 396; 2589.0, 397; 2599.0, 398; 2609.0, 400; 2619.0, 401; 2629.0, 403; 2639.0, 404; 2649.0, 404; 2659.0, 403; 2669.0, 402; 2679.0, 401; 2695.0, 398; 2705.0, 396; 2715.0, 395; 2725.0, 395; 2735.0, 396; 2745.0, 397; 2755.0, 398; 2765.0, 401; 2775.0, 402; 2785.0, 404; 2795.0, 405; 2805.0, 405; 2815.0, 404; 2825.0, 403; 2835.0, 401; 2845.0, 399; 2855.0, 398; 2865.0, 396; 2875.0, 396; 2885.0, 396; 2895.0, 397; 2905.0, 398; 2915.0, 400; 2925.0, 402; 2935.0, 403; 2945.0, 404; 2955.0, 404; 2965.0, 403; 2975.0, 402; 2985.0, 400; 2995.0, 398; 3005.0, 397; ];
plot(Kp140i0d0(:,1),Kp140i0d0(:,2))
% y = max(Kp140i0d0(:,2));
% x = Kp140i0d0(find(Kp140i0d0(:,2) == max(y), 1, 'first'));
% text(x, y, 'Kp140i0d0');
% pause;

Kp150i0d0 = [12.0, 0; 22.0, 0; 32.0, 1; 42.0, 2; 52.0, 4; 62.0, 6; 72.0, 9; 82.0, 11; 92.0, 15; 102.0, 17; 112.0, 21; 122.0, 24; 132.0, 29; 142.0, 31; 152.0, 36; 162.0, 39; 172.0, 44; 182.0, 47; 192.0, 52; 202.0, 55; 212.0, 60; 222.0, 63; 232.0, 68; 242.0, 71; 252.0, 76; 262.0, 79; 272.0, 84; 282.0, 88; 292.0, 93; 302.0, 96; 312.0, 101; 322.0, 105; 332.0, 110; 342.0, 113; 352.0, 118; 362.0, 122; 372.0, 127; 382.0, 130; 392.0, 135; 402.0, 139; 412.0, 144; 422.0, 148; 432.0, 153; 442.0, 156; 452.0, 162; 462.0, 165; 472.0, 171; 482.0, 174; 492.0, 179; 502.0, 183; 514.0, 188; 524.0, 193; 534.0, 197; 544.0, 202; 554.0, 205; 564.0, 211; 574.0, 214; 584.0, 219; 594.0, 223; 604.0, 228; 614.0, 232; 624.0, 237; 634.0, 241; 644.0, 246; 654.0, 249; 664.0, 255; 674.0, 258; 684.0, 263; 694.0, 267; 704.0, 272; 714.0, 276; 724.0, 281; 734.0, 285; 744.0, 290; 754.0, 293; 764.0, 299; 774.0, 302; 784.0, 307; 794.0, 311; 804.0, 316; 814.0, 320; 824.0, 325; 834.0, 329; 844.0, 334; 854.0, 337; 864.0, 343; 874.0, 346; 884.0, 351; 894.0, 355; 904.0, 359; 914.0, 363; 924.0, 368; 934.0, 371; 944.0, 376; 954.0, 380; 964.0, 385; 974.0, 388; 984.0, 393; 994.0, 396; 1004.0, 401; 1014.0, 404; 1024.0, 408; 1034.0, 410; 1044.0, 411; 1054.0, 411; 1064.0, 410; 1074.0, 409; 1084.0, 406; 1094.0, 405; 1104.0, 401; 1114.0, 399; 1124.0, 397; 1134.0, 395; 1144.0, 394; 1154.0, 395; 1164.0, 395; 1174.0, 397; 1184.0, 399; 1194.0, 401; 1204.0, 403; 1214.0, 404; 1224.0, 404; 1234.0, 403; 1244.0, 402; 1254.0, 401; 1264.0, 399; 1274.0, 398; 1284.0, 397; 1294.0, 397; 1304.0, 397; 1314.0, 398; 1324.0, 400; 1334.0, 401; 1344.0, 403; 1354.0, 403; 1364.0, 403; 1374.0, 402; 1384.0, 401; 1394.0, 399; 1404.0, 398; 1414.0, 397; 1424.0, 397; 1434.0, 397; 1444.0, 399; 1454.0, 400; 1464.0, 401; 1474.0, 402; 1484.0, 402; 1494.0, 403; 1504.0, 402; 1514.0, 401; 1524.0, 400; 1534.0, 399; 1544.0, 398; 1554.0, 398; 1564.0, 398; 1574.0, 398; 1584.0, 399; 1594.0, 401; 1604.0, 402; 1614.0, 402; 1624.0, 402; 1634.0, 402; 1644.0, 401; 1654.0, 401; 1664.0, 399; 1674.0, 399; 1684.0, 398; 1694.0, 398; 1704.0, 398; 1714.0, 399; 1724.0, 400; 1734.0, 401; 1744.0, 402; 1754.0, 402; 1764.0, 402; 1774.0, 401; 1786.0, 400; 1796.0, 399; 1806.0, 399; 1816.0, 398; 1826.0, 398; 1836.0, 399; 1846.0, 399; 1856.0, 400; 1866.0, 401; 1876.0, 402; 1886.0, 402; 1896.0, 401; 1906.0, 401; 1923.0, 400; 1933.0, 399; 1943.0, 398; 1953.0, 398; 1963.0, 398; 1973.0, 399; 1983.0, 399; 1993.0, 401; 2003.0, 401; 2013.0, 402; 2023.0, 402; 2033.0, 402; 2043.0, 401; 2053.0, 400; 2063.0, 399; 2073.0, 399; 2083.0, 398; 2093.0, 398; 2103.0, 399; 2113.0, 399; 2123.0, 400; 2133.0, 401; 2143.0, 402; 2153.0, 402; 2163.0, 402; 2173.0, 401; 2183.0, 400; 2193.0, 399; 2203.0, 398; 2213.0, 398; 2223.0, 398; 2233.0, 399; 2243.0, 399; 2253.0, 401; 2263.0, 401; 2273.0, 402; 2283.0, 402; 2293.0, 402; 2303.0, 401; 2313.0, 400; 2323.0, 399; 2333.0, 398; 2343.0, 398; 2353.0, 398; 2363.0, 398; 2373.0, 399; 2383.0, 400; 2393.0, 402; 2403.0, 402; 2413.0, 403; 2423.0, 403; 2433.0, 402; 2443.0, 401; 2453.0, 399; 2463.0, 398; 2473.0, 397; 2483.0, 397; 2493.0, 397; 2503.0, 398; 2513.0, 400; 2523.0, 401; 2533.0, 403; 2543.0, 403; 2553.0, 404; 2563.0, 403; 2573.0, 402; 2583.0, 401; 2593.0, 399; 2603.0, 397; 2613.0, 396; 2623.0, 396; 2633.0, 397; 2643.0, 398; 2653.0, 400; 2663.0, 402; 2673.0, 403; 2683.0, 404; 2693.0, 404; 2703.0, 403; 2713.0, 401; 2723.0, 400; 2733.0, 398; 2743.0, 397; 2753.0, 397; 2763.0, 397; 2773.0, 398; 2783.0, 399; 2793.0, 401; 2803.0, 402; 2813.0, 403; 2823.0, 403; 2833.0, 403; 2843.0, 402; 2853.0, 400; 2863.0, 399; 2873.0, 397; 2883.0, 397; 2893.0, 397; 2903.0, 397; 2913.0, 399; 2923.0, 400; 2933.0, 402; 2943.0, 403; 2953.0, 403; 2963.0, 403; 2973.0, 402; 2983.0, 401; 2993.0, 400; 3003.0, 399; ];
plot(Kp150i0d0(:,1),Kp150i0d0(:,2))
% y = max(Kp150i0d0(:,2));
% x = Kp150i0d0(find(Kp150i0d0(:,2) == max(y), 1, 'first'));
% text(x, y, 'Kp150i0d0');
% pause;

Kp160i0d0 = [10.0, 0; 26.0, 0; 38.0, 0; 48.0, 1; 58.0, 2; 68.0, 4; 78.0, 7; 88.0, 9; 98.0, 12; 108.0, 15; 118.0, 18; 128.0, 21; 138.0, 26; 148.0, 28; 158.0, 33; 168.0, 36; 178.0, 41; 188.0, 44; 198.0, 48; 208.0, 52; 218.0, 57; 228.0, 60; 238.0, 65; 248.0, 68; 258.0, 73; 268.0, 77; 278.0, 82; 288.0, 85; 298.0, 90; 308.0, 94; 318.0, 99; 328.0, 102; 338.0, 108; 348.0, 111; 358.0, 116; 368.0, 120; 378.0, 125; 388.0, 129; 398.0, 134; 408.0, 138; 418.0, 143; 428.0, 146; 438.0, 151; 448.0, 155; 459.0, 160; 469.0, 166; 479.0, 169; 489.0, 174; 499.0, 178; 509.0, 183; 521.0, 188; 531.0, 192; 541.0, 197; 551.0, 201; 561.0, 206; 571.0, 209; 581.0, 215; 591.0, 218; 601.0, 223; 611.0, 227; 621.0, 232; 631.0, 236; 641.0, 241; 651.0, 244; 661.0, 250; 671.0, 253; 681.0, 258; 691.0, 262; 701.0, 268; 711.0, 271; 721.0, 276; 731.0, 280; 741.0, 285; 751.0, 288; 761.0, 294; 771.0, 297; 781.0, 302; 791.0, 306; 801.0, 311; 811.0, 314; 821.0, 320; 831.0, 323; 841.0, 328; 851.0, 331; 861.0, 336; 871.0, 340; 881.0, 345; 891.0, 348; 901.0, 353; 911.0, 356; 921.0, 361; 931.0, 364; 941.0, 370; 951.0, 373; 961.0, 378; 971.0, 381; 981.0, 386; 991.0, 389; 1001.0, 394; 1011.0, 398; 1021.0, 403; 1031.0, 406; 1041.0, 408; 1051.0, 410; 1061.0, 410; 1071.0, 410; 1081.0, 409; 1091.0, 408; 1101.0, 405; 1111.0, 404; 1121.0, 400; 1131.0, 398; 1141.0, 396; 1151.0, 394; 1161.0, 394; 1171.0, 394; 1181.0, 396; 1191.0, 397; 1201.0, 400; 1211.0, 402; 1221.0, 404; 1231.0, 404; 1241.0, 404; 1251.0, 404; 1261.0, 402; 1271.0, 401; 1281.0, 399; 1291.0, 397; 1301.0, 396; 1311.0, 396; 1321.0, 397; 1331.0, 398; 1341.0, 400; 1351.0, 401; 1361.0, 403; 1371.0, 403; 1381.0, 403; 1391.0, 402; 1401.0, 401; 1411.0, 400; 1421.0, 398; 1431.0, 397; 1441.0, 397; 1451.0, 397; 1461.0, 398; 1471.0, 400; 1481.0, 402; 1491.0, 402; 1501.0, 403; 1511.0, 403; 1521.0, 402; 1531.0, 401; 1541.0, 400; 1551.0, 398; 1561.0, 397; 1571.0, 397; 1581.0, 397; 1591.0, 398; 1601.0, 400; 1611.0, 401; 1621.0, 403; 1631.0, 403; 1641.0, 403; 1651.0, 402; 1661.0, 401; 1671.0, 399; 1681.0, 398; 1691.0, 397; 1701.0, 397; 1711.0, 397; 1721.0, 399; 1731.0, 400; 1741.0, 402; 1751.0, 402; 1761.0, 403; 1771.0, 403; 1781.0, 402; 1791.0, 400; 1801.0, 399; 1811.0, 398; 1821.0, 397; 1831.0, 397; 1841.0, 398; 1851.0, 398; 1861.0, 400; 1871.0, 401; 1881.0, 403; 1891.0, 403; 1901.0, 403; 1911.0, 402; 1921.0, 400; 1931.0, 399; 1941.0, 398; 1951.0, 397; 1961.0, 397; 1971.0, 398; 1981.0, 399; 1991.0, 400; 2001.0, 401; 2011.0, 402; 2021.0, 403; 2031.0, 403; 2041.0, 402; 2051.0, 401; 2061.0, 399; 2071.0, 398; 2081.0, 397; 2091.0, 397; 2101.0, 398; 2111.0, 398; 2121.0, 400; 2131.0, 401; 2141.0, 403; 2151.0, 403; 2161.0, 403; 2171.0, 402; 2181.0, 400; 2191.0, 399; 2201.0, 398; 2211.0, 397; 2221.0, 397; 2231.0, 398; 2241.0, 399; 2251.0, 400; 2261.0, 401; 2271.0, 402; 2281.0, 403; 2291.0, 403; 2301.0, 402; 2311.0, 401; 2321.0, 399; 2332.0, 398; 2342.0, 397; 2352.0, 397; 2362.0, 397; 2372.0, 398; 2382.0, 400; 2400.0, 403; 2410.0, 406; 2420.0, 406; 2430.0, 406; 2440.0, 406; 2450.0, 404; 2460.0, 403; 2470.0, 400; 2480.0, 398; 2490.0, 396; 2500.0, 395; 2510.0, 395; 2520.0, 396; 2530.0, 397; 2540.0, 399; 2550.0, 401; 2560.0, 403; 2570.0, 404; 2580.0, 404; 2590.0, 404; 2600.0, 403; 2610.0, 401; 2620.0, 399; 2630.0, 397; 2640.0, 396; 2650.0, 396; 2660.0, 396; 2670.0, 397; 2680.0, 398; 2690.0, 401; 2700.0, 402; 2710.0, 404; 2720.0, 405; 2730.0, 404; 2740.0, 404; 2750.0, 402; 2760.0, 400; 2770.0, 398; 2780.0, 397; 2790.0, 396; 2800.0, 396; 2810.0, 397; 2820.0, 398; 2830.0, 400; 2841.0, 402; 2851.0, 403; 2861.0, 403; 2871.0, 403; 2881.0, 402; 2891.0, 401; 2901.0, 399; 2911.0, 398; 2921.0, 397; 2931.0, 397; 2941.0, 398; 2951.0, 398; 2961.0, 400; 2971.0, 401; 2981.0, 402; 2991.0, 403; 3001.0, 403; ];
plot(Kp160i0d0(:,1),Kp160i0d0(:,2))
% y = max(Kp160i0d0(:,2));
% x = Kp160i0d0(find(Kp160i0d0(:,2) == max(y), 1, 'first'));
% text(x, y, 'Kp160i0d0');
% pause;

caseList = {'Kp10i0d0', 'Kp20i0d0', 'Kp30i0d0', 'Kp40i0d0', 'Kp50i0d0', 'Kp60i0d0', 'Kp70i0d0', 'Kp80i0d0', 'Kp90i0d0', 'Kp100i0d0', 'Kp110i0d0', 'Kp120i0d0', 'Kp130i0d0', 'Kp140i0d0', 'Kp150i0d0', 'Kp160i0d0'};
legend('400 Deg', caseList{1,:});

t = {Kp10i0d0, Kp20i0d0, Kp30i0d0, Kp40i0d0, Kp50i0d0, Kp60i0d0, Kp70i0d0, Kp80i0d0, Kp90i0d0, Kp100i0d0, Kp110i0d0, Kp120i0d0, Kp130i0d0, Kp140i0d0, Kp150i0d0, Kp160i0d0};